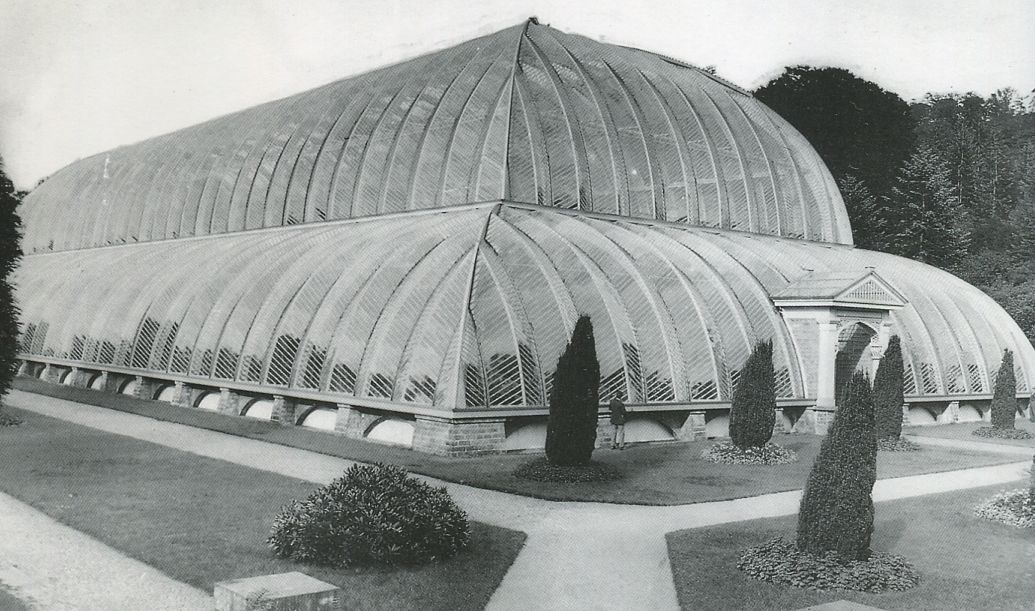
#> input picture models/chatsworth-great-stove-rib-bay/refs/great-conservatory-19c-photo.jpg, 1035 x 611 px, given in place of rear-three-quarter.png, which was not available
$ python make_compares.py
#> lines starting #> are read from the running program, lines starting #| are printed output that depends on the picture; pictures that were not available may be replaced by others from this repository, and a replacement may not be noted
#!/usr/bin/env python3
"""Side-by-side compare sheets: render vs Talbot photograph crops."""
from PIL import Image
import os

D = os.path.expanduser("~/workspace/cp-models/seed-drill")

def sheet(render_path, photo_path, crop, out_name, label_r, label_p):
#> called with crop = (0.03, 0.5, 0.37, 0.83), out_name = 'compare-plate1.jpg', label_r = 'MODEL rear-left 3/4', label_p = 'PHOTO Talbot plate 1 (Garrett), 1851'
    r = Image.open(render_path).convert("RGB")
#> r is the input picture: PIL image 1035x611 RGB; mean R, G, B 152.2, 156.4, 153.9
    p = Image.open(photo_path).convert("RGB")
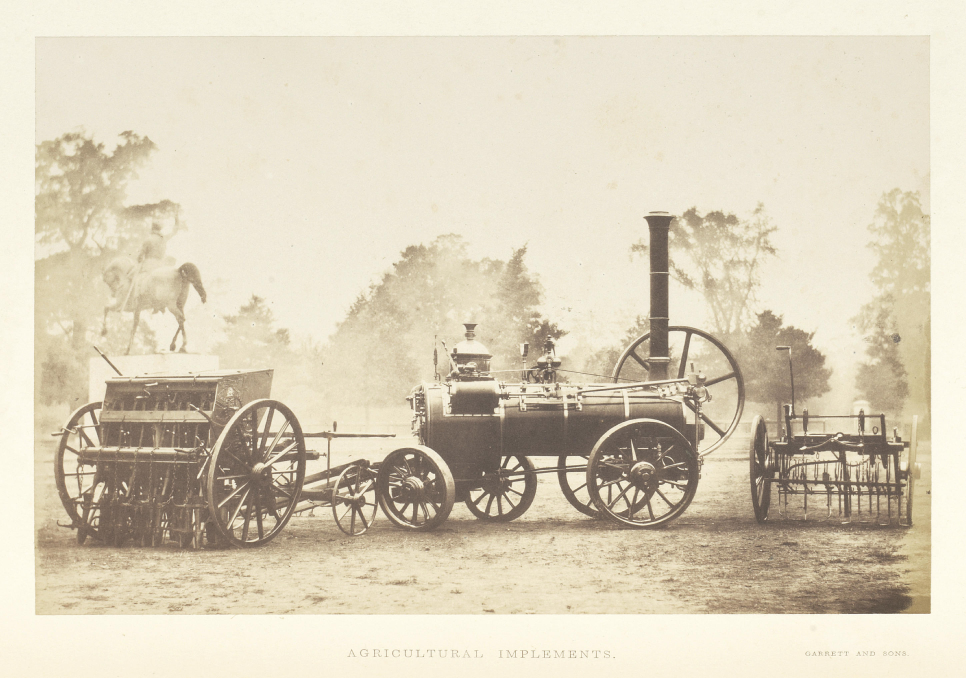
#> input picture models/seed-drill/refs/talbot-agricultural-implements-1.jpg, 2898 x 2034 px, found by its file name (shown at 1/3 size)
#> p is the input picture: PIL image 2898x2034 RGB; mean R, G, B 218.1, 208.5, 187.4
    x0, y0, x1, y1 = crop
    p = p.crop((int(x0 * p.width), int(y0 * p.height), int(x1 * p.width), int(y1 * p.height)))
#> p: PIL image 986x671 RGB
    H = 560
    def fit(im):
        return im.resize((int(im.width * H / im.height), H), Image.LANCZOS)
    r, p = fit(r), fit(p)
    from PIL import ImageDraw
    sheet = Image.new("RGB", (r.width + p.width + 12, H + 26), (40, 40, 40))
#> sheet: PIL image 1782x586 RGB; every value is 40
    sheet.paste(r, (0, 26))
    sheet.paste(p, (r.width + 12, 26))
    d = ImageDraw.Draw(sheet)
    d.text((8, 7), label_r, fill=(255, 255, 255))
    d.text((r.width + 20, 7), label_p, fill=(255, 255, 255))
    out = os.path.join(D, "renders", out_name)
    sheet.save(out)
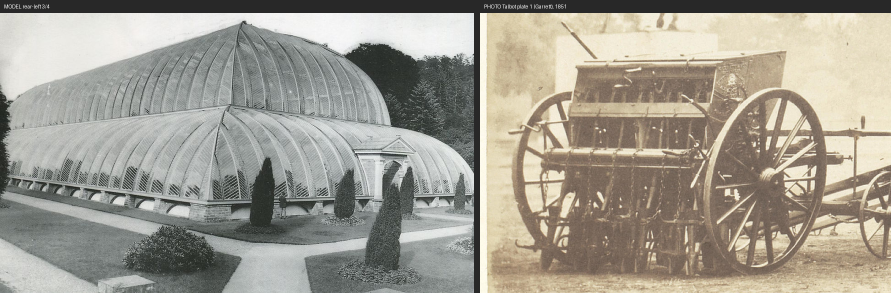
#> saved as compare-plate1.jpg: PIL image 1782x586 RGB (shown at 1/2 size); mean R, G, B 160.6, 156.2, 144.9
    print("SAVED", out, sheet.size)
#> (printed output is left out)

# plate 1 angle: rear-left three-quarter vs Garrett plate crop
sheet(os.path.join(D, "renders", "rear-three-quarter.png"),
      os.path.join(D, "refs", "talbot-agricultural-implements-1.jpg"),
      (0.03, 0.50, 0.37, 0.83), "compare-plate1.jpg",
      "MODEL rear-left 3/4", "PHOTO Talbot plate 1 (Garrett), 1851")
# plate 2 angle: front-right vs Hornsby plate crop
sheet(os.path.join(D, "renders", "plate2-angle.png"),
      os.path.join(D, "refs", "talbot-agricultural-implements-2.jpg"),
      (0.565, 0.545, 0.905, 0.765), "compare-plate2.jpg",
      "MODEL front-right", "PHOTO Talbot plate 2 (Hornsby), 1851")
#> call 2 of sheet, with crop = (0.565, 0.545, 0.905, 0.765), out_name = 'compare-plate2.jpg', label_r = 'MODEL front-right', label_p = 'PHOTO Talbot plate 2 (Hornsby), 1851'
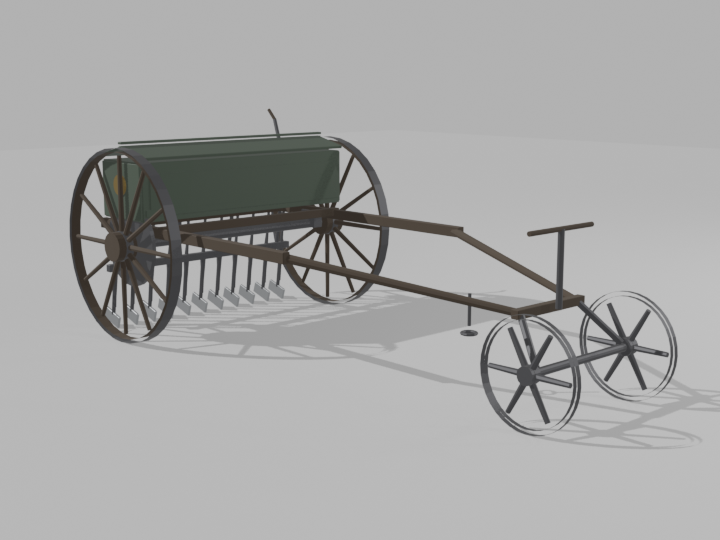
#> input picture models/seed-drill/renders/plate2-angle.png, 720 x 540 px, found by its file name
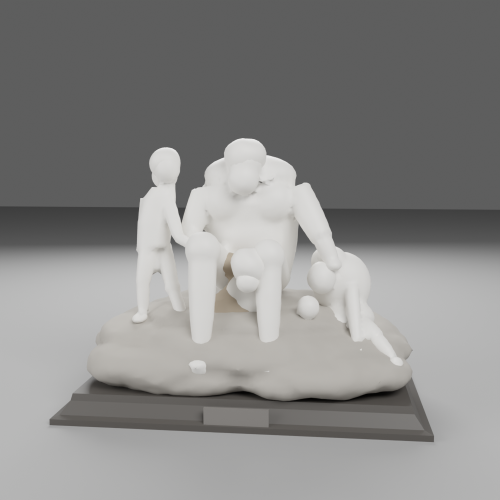
#> input picture models/cain-and-his-children/renders/photomatch.png, 1000 x 1000 px, given in place of talbot-agricultural-implements-2.jpg, which was not available (shown at 1/2 size)
#> in sheet (call 2), `p = p.crop((int(x0 * p.width), int(y0 * p.height), int(x1 * p.width), ..`:
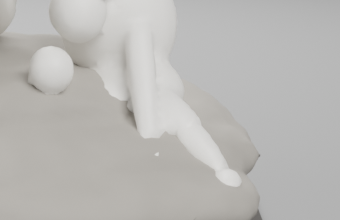
#> p: PIL image 340x220 RGB; mean R, G, B 186.3, 184.9, 182.3
#> in sheet (call 2), `sheet = Image.new("RGB", (r.width + p.width + 12, H + 26), (40, 40, 40))`: sheet: PIL image 1623x586 RGB; every value is 40
#> in sheet (call 2), `sheet.paste(r, (0, 26))`:
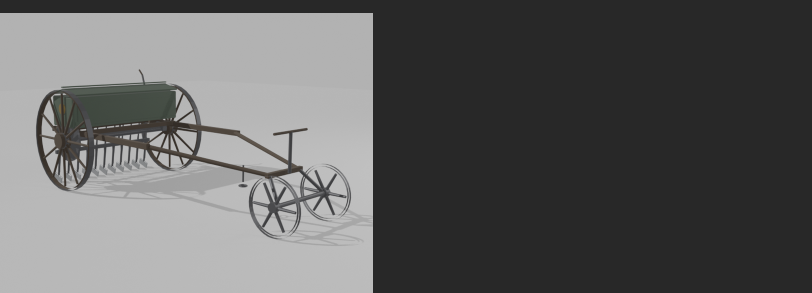
#> sheet: PIL image 1623x586 RGB (shown at 1/2 size); mean R, G, B 96, 96, 95.8
#> in sheet (call 2), `sheet.save(out)`:
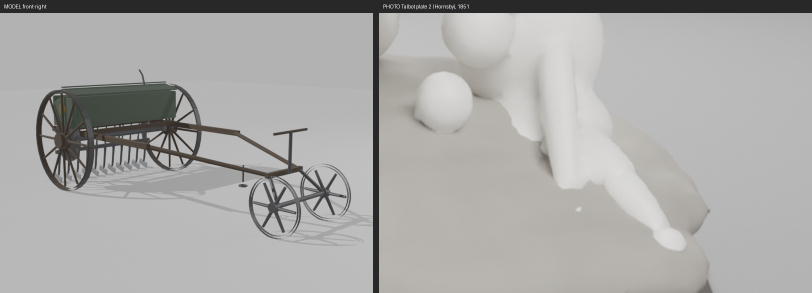
#> saved as compare-plate2.jpg: PIL image 1623x586 RGB (shown at 1/2 size); mean R, G, B 170.7, 170, 168.4
#> (printed output is left out)
